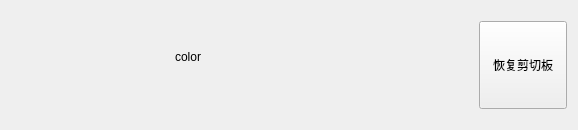
<?xml version="1.0" encoding="UTF-8"?>
<ui version="4.0">
 <class>ClipboardItem</class>
 <widget class="QWidget" name="ClipboardItem">
  <property name="geometry">
   <rect>
    <x>0</x>
    <y>0</y>
    <width>578</width>
    <height>130</height>
   </rect>
  </property>
  <property name="windowTitle">
   <string>Form</string>
  </property>
  <layout class="QHBoxLayout" name="horizontalLayout_2">
   <item>
    <layout class="QHBoxLayout" name="horizontalLayout">
     <item>
      <widget class="QWidget" name="wgtIcon" native="true">
       <property name="minimumSize">
        <size>
         <width>88</width>
         <height>88</height>
        </size>
       </property>
       <property name="maximumSize">
        <size>
         <width>88</width>
         <height>88</height>
        </size>
       </property>
       <property name="styleSheet">
        <string notr="true"/>
       </property>
      </widget>
     </item>
     <item>
      <layout class="QVBoxLayout" name="verticalLayout">
       <property name="leftMargin">
        <number>10</number>
       </property>
       <item>
        <layout class="QHBoxLayout" name="lytFormat"/>
       </item>
       <item>
        <widget class="QStackedWidget" name="stackedWidget">
         <property name="minimumSize">
          <size>
           <width>0</width>
           <height>88</height>
          </size>
         </property>
         <property name="maximumSize">
          <size>
           <width>16777215</width>
           <height>88</height>
          </size>
         </property>
         <property name="currentIndex">
          <number>3</number>
         </property>
         <widget class="QWidget" name="page">
          <widget class="QLabel" name="label">
           <property name="geometry">
            <rect>
             <x>70</x>
             <y>30</y>
             <width>40</width>
             <height>12</height>
            </rect>
           </property>
           <property name="text">
            <string>HTML</string>
           </property>
          </widget>
         </widget>
         <widget class="QWidget" name="page_2">
          <widget class="QLabel" name="label_2">
           <property name="geometry">
            <rect>
             <x>110</x>
             <y>40</y>
             <width>40</width>
             <height>12</height>
            </rect>
           </property>
           <property name="text">
            <string>File</string>
           </property>
          </widget>
         </widget>
         <widget class="QWidget" name="page_3">
          <widget class="QLabel" name="label_3">
           <property name="geometry">
            <rect>
             <x>170</x>
             <y>50</y>
             <width>40</width>
             <height>12</height>
            </rect>
           </property>
           <property name="text">
            <string>image</string>
           </property>
          </widget>
         </widget>
         <widget class="QWidget" name="page_4">
          <widget class="QLabel" name="label_4">
           <property name="geometry">
            <rect>
             <x>60</x>
             <y>30</y>
             <width>40</width>
             <height>12</height>
            </rect>
           </property>
           <property name="text">
            <string>color</string>
           </property>
          </widget>
         </widget>
         <widget class="QWidget" name="page_5">
          <widget class="QTabWidget" name="tabWidget">
           <property name="geometry">
            <rect>
             <x>10</x>
             <y>0</y>
             <width>351</width>
             <height>81</height>
            </rect>
           </property>
           <property name="currentIndex">
            <number>3</number>
           </property>
           <widget class="QWidget" name="tab">
            <attribute name="title">
             <string>文字</string>
            </attribute>
           </widget>
           <widget class="QWidget" name="tab_3">
            <attribute name="title">
             <string>HTML</string>
            </attribute>
           </widget>
           <widget class="QWidget" name="tab_2">
            <attribute name="title">
             <string>图片</string>
            </attribute>
           </widget>
           <widget class="QWidget" name="tab_4">
            <attribute name="title">
             <string>bytes</string>
            </attribute>
           </widget>
          </widget>
         </widget>
        </widget>
       </item>
      </layout>
     </item>
     <item>
      <widget class="QPushButton" name="pushButton">
       <property name="minimumSize">
        <size>
         <width>88</width>
         <height>88</height>
        </size>
       </property>
       <property name="maximumSize">
        <size>
         <width>88</width>
         <height>88</height>
        </size>
       </property>
       <property name="text">
        <string>恢复剪切板</string>
       </property>
      </widget>
     </item>
    </layout>
   </item>
  </layout>
 </widget>
 <resources/>
 <connections/>
</ui>
